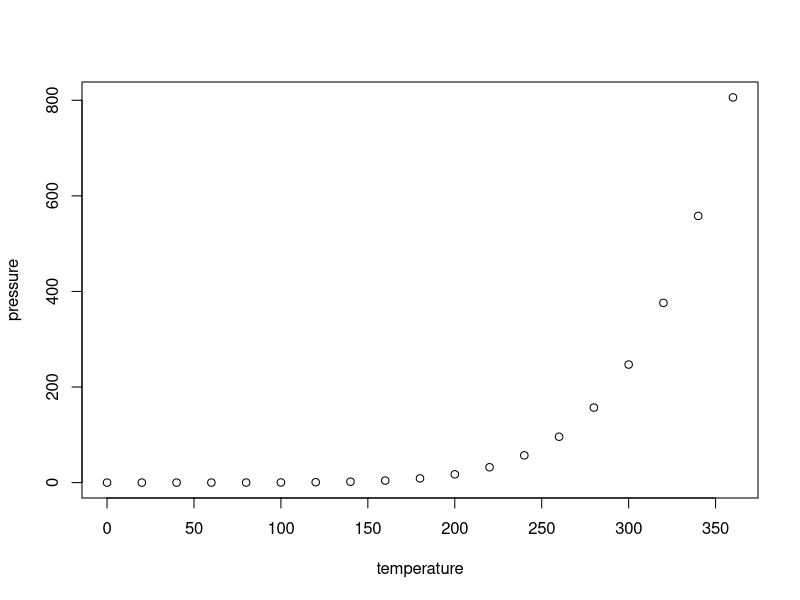
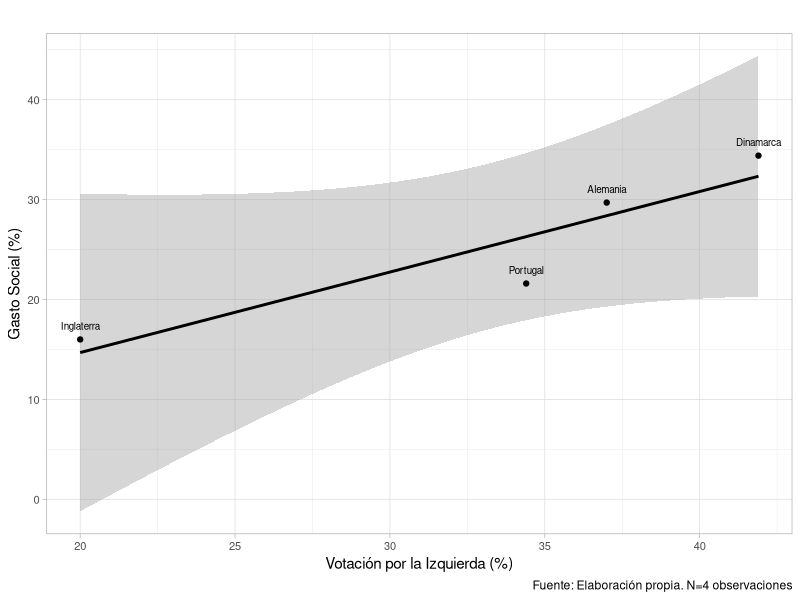
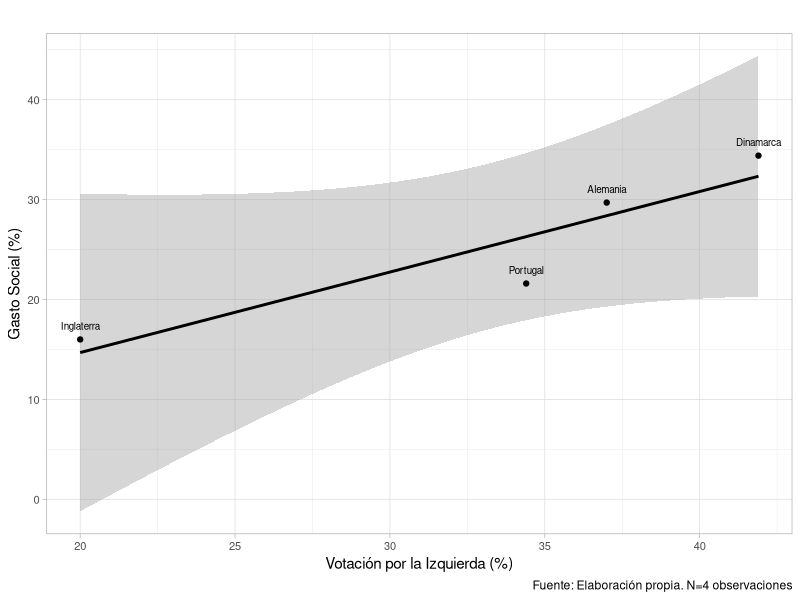

Source code (R) for these figures, in order: (Note: this script raises an error after producing the figures.)
## ---- chunk 1
knitr::opts_chunk$set(echo = TRUE) # Configuraciones preliminares del documento
## ---- chunk 2
summary(cars)
## ---- chunk 3
#Crear una tabla con valores 
tabla <- data.frame(pais=c("Inglaterra", "Alemania", "Portugal", "Dinamarca"), 
                       gto_social=c(16, 29.7, 21.6, 34.4), 
                       votacion_izq=c(20, 37, 34.4, 41.9)) 

library(kableExtra)
kable(tabla) # Generamos la tabla
## ---- chunk 4
kable(tabla, booktabs =TRUE,                  #Estilo de la tabla
      align = c("ccc"),                       #Alineación de columnas
      linesep = "",                           #Sin línea entre columnas
      caption = "Tabla de calidad",           #Título
      col.names =c("País", "Gasto Social (%)", 
                   "Votación de izquierda (%)")) %>% #Nombre de las columnas 
  kable_styling(latex_options =c("hold_position")
                , full_width = F) %>%         #Posición de tabla
  kableExtra::footnote(general = "Elaboración propia.", footnote_as_chunk = T, 
                       general_title="Fuente:", fixed_small_size=T) #Nota al pie de la tabla
## ---- chunk 5
plot(pressure)
## ---- chunk 6
#Gráfico en ggplot
#install.packages("ggplot2")
library(ggplot2)
g1 <- ggplot(tabla, aes(y=gto_social, x=votacion_izq)) +
  geom_smooth(method = "lm", colour="black", se=T, formula=y ~ x) +
  geom_point() +
  geom_text(aes(label=pais),hjust=0.5, vjust=-1.2, size=2.5) +
  labs(y = "Gasto Social (%)", x = "Votación por la Izquierda (%)", 
       title="", caption = "Fuente: Elaboración propia. N=4 observaciones") +
  theme_light() +
  theme(axis.text.y = element_text(size=8),
        axis.text.x = element_text(size=8))
g1                                       #Ver el gráfico
ggsave("graph1.png", plot = g1) #Guardar el gráfico
## ---- chunk 7
knitr::include_graphics("graph1.png")
